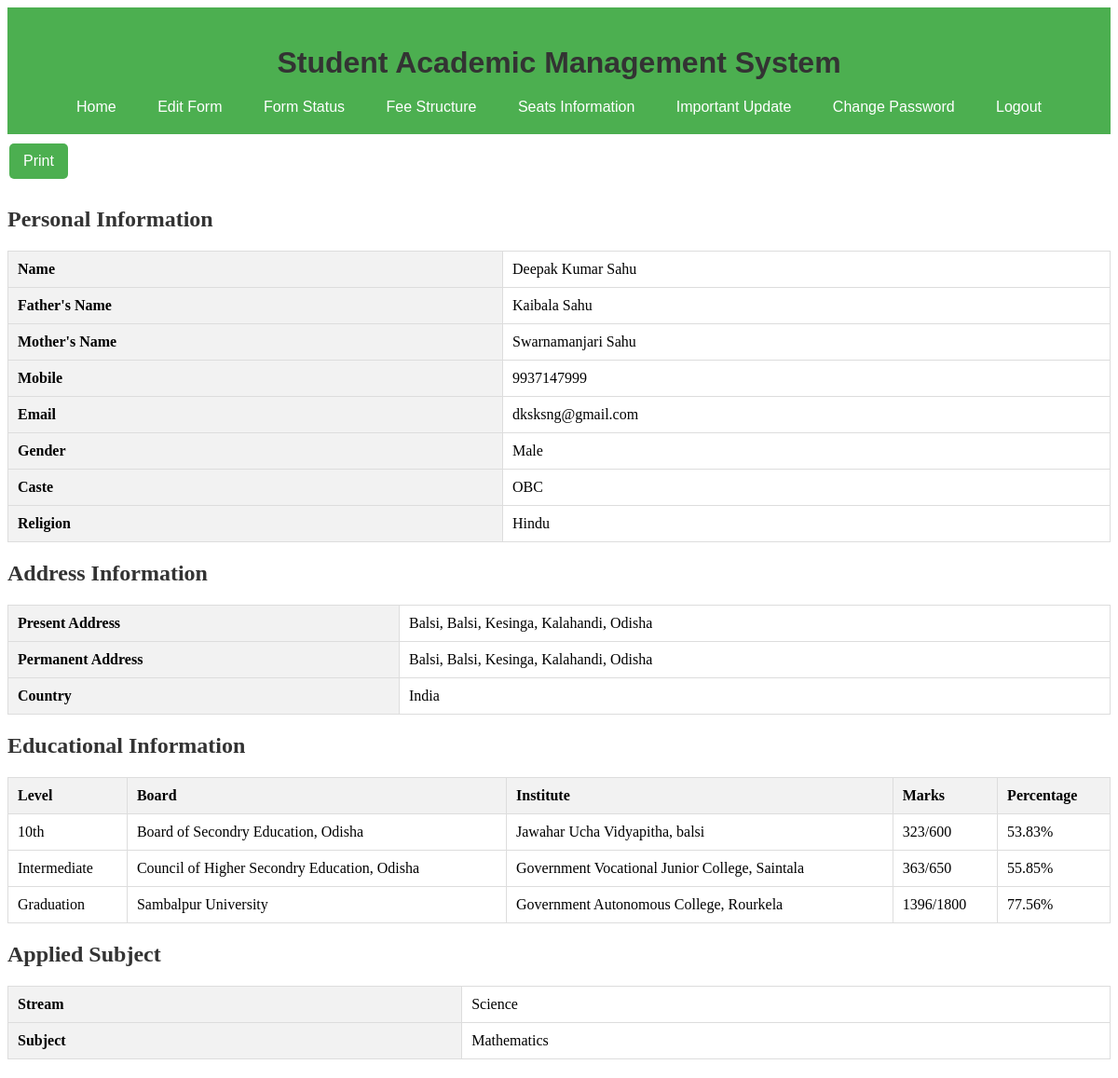
Page /student/index.php (signed in) on the committed database.
### tables this page shows
CREATE TABLE `students` (
  `id` int(11) NOT NULL,
  `name` varchar(100) NOT NULL,
  `father_name` varchar(100) NOT NULL,
  `mother_name` varchar(100) NOT NULL,
  `mobile` varchar(15) NOT NULL,
  `email` varchar(100) NOT NULL,
  `password` varchar(255) NOT NULL,
  `gender` enum('Male','Female','Other') NOT NULL,
  `caste` varchar(50) NOT NULL,
  `religion` varchar(50) NOT NULL,
  `present_address` text NOT NULL,
  `present_post` varchar(100) NOT NULL,
  `present_block` varchar(100) NOT NULL,
  `present_district` varchar(100) NOT NULL,
  `present_state` varchar(50) NOT NULL,
  `permanent_address` text NOT NULL,
  `permanent_post` varchar(100) NOT NULL,
  `permanent_block` varchar(100) NOT NULL,
  `permanent_district` varchar(100) NOT NULL,
  `permanent_state` varchar(50) NOT NULL,
  `country` varchar(50) NOT NULL DEFAULT 'India',
  `board_10th` varchar(100) NOT NULL,
  `institute_10th` varchar(100) NOT NULL,
  `secure_mark_10th` int(11) NOT NULL,
  `full_mark_10th` int(11) NOT NULL,
  `percentage_10th` decimal(5,2) GENERATED ALWAYS AS (`secure_mark_10th` / `full_mark_10th` * 100) STORED,
  `board_intermediate` varchar(100) NOT NULL,
  `institute_intermediate` varchar(100) NOT NULL,
  `secure_mark_intermediate` int(11) NOT NULL,
  `full_mark_intermediate` int(11) NOT NULL,
  `percentage_intermediate` decimal(5,2) GENERATED ALWAYS AS (`secure_mark_intermediate` / `full_mark_intermediate` * 100) STORED,
  `board_graduation` varchar(100) NOT NULL,
  `institute_graduation` varchar(100) NOT NULL,
  `secure_mark_graduation` int(11) NOT NULL,
  `full_mark_graduation` int(11) NOT NULL,
  `percentage_graduation` decimal(5,2) GENERATED ALWAYS AS (`secure_mark_graduation` / `full_mark_graduation` * 100) STORED,
  `stream_id` int(11) NOT NULL,
  `subject_id` int(11) NOT NULL
);

CREATE TABLE `streams` (
  `id` int(11) NOT NULL,
  `stream_name` varchar(255) NOT NULL,
  `created_at` timestamp NOT NULL DEFAULT current_timestamp(),
  `updated_at` timestamp NOT NULL DEFAULT current_timestamp() ON UPDATE current_timestamp()
);

CREATE TABLE `subjects` (
  `id` int(11) NOT NULL,
  `subject_name` varchar(255) NOT NULL,
  `stream_id` int(11) NOT NULL,
  `created_at` timestamp NOT NULL DEFAULT current_timestamp(),
  `updated_at` timestamp NOT NULL DEFAULT current_timestamp() ON UPDATE current_timestamp()
);

### student/index.php (the view, shortened to what this page needs)
<?php
include('header.php');
include('../db/db_connect.php');
$student_id = $_SESSION['student_id'];
$query = "SELECT * FROM students WHERE id = ?";
$stmt = $conn->prepare($query);
$stmt->bind_param("i", $student_id);
$stmt->execute();
$result = $stmt->get_result();
$student = $result->fetch_assoc();
?>
<div class="print-container">
    <button class="print-btn" onclick="printDiv('printableArea')">Print</button>
</div>
<div id="printableArea">
    <h2>Personal Information</h2>
    <table>
        <tr><th>Name</th><td><?php echo $student['name']; ?></td></tr>
        <tr><th>Father's Name</th><td><?php echo $student['father_name']; ?></td></tr>
        <tr><th>Mother's Name</th><td><?php echo $student['mother_name']; ?></td></tr>
        <tr><th>Mobile</th><td><?php echo $student['mobile']; ?></td></tr>
        <tr><th>Email</th><td><?php echo $student['email']; ?></td></tr>
        <tr><th>Gender</th><td><?php echo $student['gender']; ?></td></tr>
        <tr><th>Caste</th><td><?php echo $student['caste']; ?></td></tr>
        <tr><th>Religion</th><td><?php echo $student['religion']; ?></td></tr>
    </table>
    <h2>Address Information</h2>
    <table>
        <tr><th>Present Address</th>
            <td><?php echo $student['present_address'] . ", " . $student['present_post'] . ", " . $student['present_block'] . ", " . $student['present_district'] . ", " . $student['present_state']; ?></td>
        </tr>
        <tr><th>Permanent Address</th>
            <td><?php echo $student['permanent_address'] . ", " . $student['permanent_post'] . ", " . $student['permanent_block'] . ", " . $student['permanent_district'] . ", " . $student['permanent_state']; ?></td>
        </tr>
        <tr><th>Country</th><td><?php echo $student['country']; ?></td></tr>
    </table>
    <h2>Educational Information</h2>
    <table>
        <tr>
            <th>Level</th><th>Board</th><th>Institute</th><th>Marks</th><th>Percentage</th>
        </tr>
        <tr>
            <td>10th</td><td><?php echo $student['board_10th']; ?></td><td><?php echo $student['institute_10th']; ?></td>
            <td><?php echo $student['secure_mark_10th'] . "/" . $student['full_mark_10th']; ?></td><td><?php echo $student['percentage_10th']; ?>%</td>
        </tr>
        <tr>
            <td>Intermediate</td><td><?php echo $student['board_intermediate']; ?></td><td><?php echo $student['institute_intermediate']; ?></td>
            <td><?php echo $student['secure_mark_intermediate'] . "/" . $student['full_mark_intermediate']; ?></td><td><?php echo $student['percentage_intermediate']; ?>%</td>
        </tr>
        <tr>
            <td>Graduation</td><td><?php echo $student['board_graduation']; ?></td><td><?php echo $student['institute_graduation']; ?></td>
            <td><?php echo $student['secure_mark_graduation'] . "/" . $student['full_mark_graduation']; ?></td><td><?php echo $student['percentage_graduation']; ?>%</td>
        </tr>
    </table>
    <h2>Applied Subject</h2>
    <table>
        <tr>
            <th>Stream</th>
            <td>
                <?php
                $stream_query = "SELECT stream_name FROM streams WHERE id = ?";
                $stmt = $conn->prepare($stream_query);
                $stmt->bind_param("i", $student['stream_id']);
                $stmt->execute();
                $stream_result = $stmt->get_result();
                $stream = $stream_result->fetch_assoc();
                echo $stream['stream_name'];
                ?>
            </td>
        </tr>
        <tr>
            <th>Subject</th>
            <td>
                <?php
                $subject_query = "SELECT subject_name FROM subjects WHERE id = ?";
                $stmt = $conn->prepare($subject_query);
                $stmt->bind_param("i", $student['subject_id']);
                $stmt->execute();
                $subject_result = $stmt->get_result();
                $subject = $subject_result->fetch_assoc();
                echo $subject['subject_name'];
                ?>
            </td>
        </tr>
    </table>
</div>

### student/css/dashboard.css (style rules this page uses)
h1, h2 { margin-bottom: 20px; color: #333; }
table { width: 100%; border-collapse: collapse; margin-bottom: 20px; }
table, th, td { border: 1px solid #ddd; }
th, td { padding: 10px; text-align: left; }
th { background-color: #f2f2f2; font-weight: bold; }
.print-btn { background-color: #4CAF50; border: none; color: white; padding: 10px 15px; text-align: center; text-decoration: none; display: inline-block; font-size: 16px; margin: 10px 2px; cursor: pointer; border-radius: 5px; transition: background-color 0.3s; }

### rows in the picture
students: name "Deepak Kumar Sahu", father_name "Kaibala Sahu", mother_name "Swarnamanjari Sahu", mobile "9937147999", email "dksksng@gmail.com", gender "Male", caste "OBC", religion "Hindu", present_address "Balsi", present_post "Balsi", present_block "Kesinga", present_district "Kalahandi", present_state "Odisha", permanent_address "Balsi", permanent_post "Balsi", permanent_block "Kesinga", permanent_district "Kalahandi", permanent_state "Odisha", country "India", board_10th "Board of Secondry Education, Odisha", institute_10th "Jawahar Ucha Vidyapitha, balsi", secure_mark_10th "323", full_mark_10th "600", percentage_10th "53.83", board_intermediate "Council of Higher Secondry Education, Odisha", institute_intermediate "Government Vocational Junior College, Saintala", secure_mark_intermediate "363", full_mark_intermediate "650", percentage_intermediate "55.85", board_graduation "Sambalpur University", institute_graduation "Government Autonomous College, Rourkela", secure_mark_graduation "1396", full_mark_graduation "1800", percentage_graduation "77.56"
streams: stream_name "Science"
subjects: subject_name "Mathematics"
